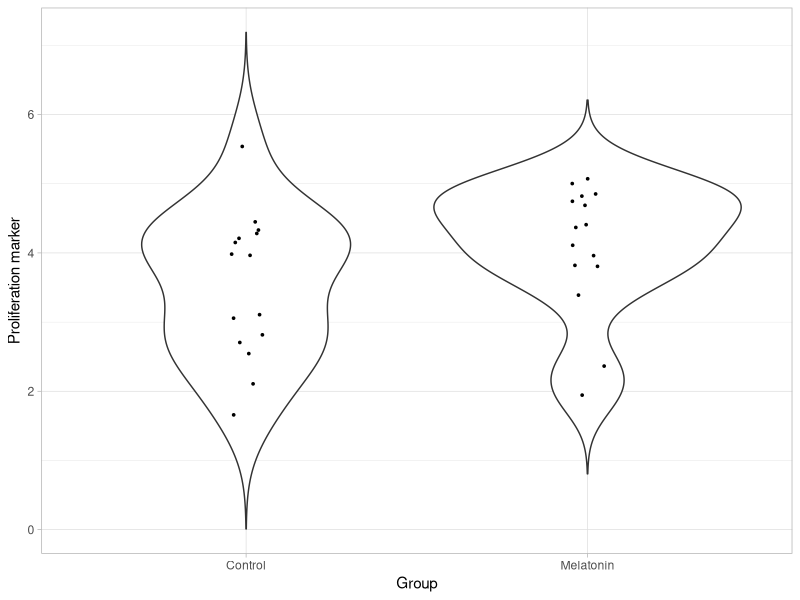

Source code (R): (Note: this script raises an error after producing the figure.)
# Load packages
library(tidyverse)
library(car) 
# Make 2 groups
df <- data.frame(
  ctrl = rnorm(15, mean = 3.5, sd = .9),
  mel = rnorm(15, mean = 4, sd = .9),
  Group = c('treatment')
) %>%
  gather(Group, Proliferation, 1:2)
df$Group <- factor(
  df$Group,
  levels=c('ctrl','mel'),
  labels=c('Control','Melatonin'))
str(df)
  ## Plot
ggplot(df,aes(x = Group, y = Proliferation))+
  geom_violin(trim = F) +
  geom_jitter(height = 0, width = .05, size = .6) +
  scale_x_discrete(name='Group') +
  scale_y_continuous(name='Proliferation marker') +
  theme_light() +
  ggsave('twogroups.pdf', width = 3, height = 3, units = 'in', device = 'pdf')
  ## shapiro test
shapiro.test(df$Proliferation)
  ## Q-Q plot
ggplot(df, aes(sample = Proliferation)) +
  stat_qq() + stat_qq_line(color = 'red') +
  scale_y_continuous(name = 'Proliferation marker') +
  scale_x_continuous(name = 'Teorico') +
  theme_light() +
  ggsave('qqplot.pdf', width = 3, height = 3, units = 'in', device = 'pdf')
## T-test
t.test(df$Proliferation~df$Group, var.eq = T)
# Make 3 groups data
df <- data.frame(
  ctrl = rnorm(15, mean = 3.5, sd = .9),
  mela = rnorm(15, mean = 3.5, sd = .9),
  melb = rnorm(15, mean = 4, sd = .9),
  melc = rnorm(15, mean = 4.5, sd = .9),
  Group = c('treatment')
) %>%
  gather(Group, Proliferation, 1:4)
df$Group <- factor(
  df$Group,
  levels=c('ctrl','mela','melb','melc'),
  labels=c('Control','Mel 0.1nM','Mel 1nM','Mel 10nM'))
str(df)
## Plot
ggplot(df,aes(x = Group, y = Proliferation))+
  geom_violin(trim = F) +
  geom_jitter(height = 0, width = .05, size = .6) +
  scale_x_discrete(name='Group') +
  scale_y_continuous(name='Proliferation marker') +
  theme_light() +
  ggsave('3groups.pdf', width = 5, height = 3, units = 'in', device = 'pdf')
    ## Shapiro test
shapiro.test(df$Proliferation)
    ## Levene test
leveneTest(df$Proliferation~df$Group, center = mean)
    ## Anova
fit1 <- aov(df$Proliferation~df$Group)
summary(fit1)
TukeyHSD(fit1)
# Make 2 groups data and 2 times
before <- data.frame(
  ctrl = rnorm(30, mean = 5.35, sd = .9),
  mel = rnorm(30, mean = 5.35, sd = .9),
  Group = c('treatment'),
  Time = c('before')
) %>%
  gather(Group, HbA1c, 1:2)
after <- data.frame(
  ctrl = rnorm(30, mean = 3.97, sd = .92),
  mel = rnorm(30, mean = 2.89, sd = .81),
  Group = c('treatment'),
  Time = c('after')
) %>%
  gather(Group, HbA1c, 1:2)

df <- bind_rows(before, after)
df$Group <- factor(
  df$Group,
  levels=c('ctrl','mel'),
  labels=c('Metformin','Melatonin')
)
df$Time <- factor(
  df$Time,
  levels=c('before','after'),
  labels=c('Before','After')
)
str(df)
# Plot
ggplot(df,aes(x = Group, y = HbA1c))+
  geom_violin(trim = F) +
  geom_jitter(height = 0, width = .05, size = .6) +
  scale_x_discrete(name='Group') +
  scale_y_continuous(name='Glycated hemoglobin (HbA1c)') +
  facet_wrap(~ Time) +
  theme_light() +
ggsave('two-way-groups.pdf', width = 5, height = 3, units = 'in', device = 'pdf')
## Shapiro test
shapiro.test(df$HbA1c)
## Levene test
leveneTest(df$HbA1c~df$Group, center = mean)
## Anova
fit2 <- aov(HbA1c ~ Group * Time, data = df)
summary(fit2)
TukeyHSD(fit2)